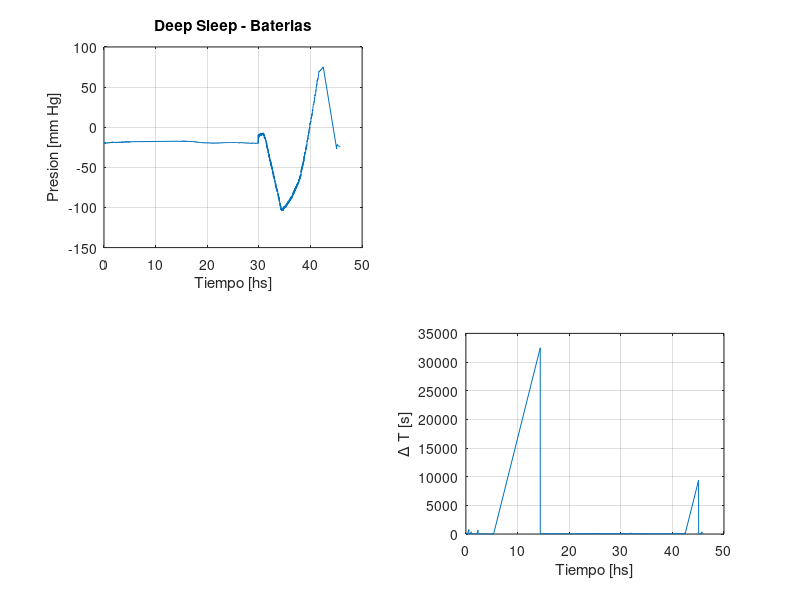
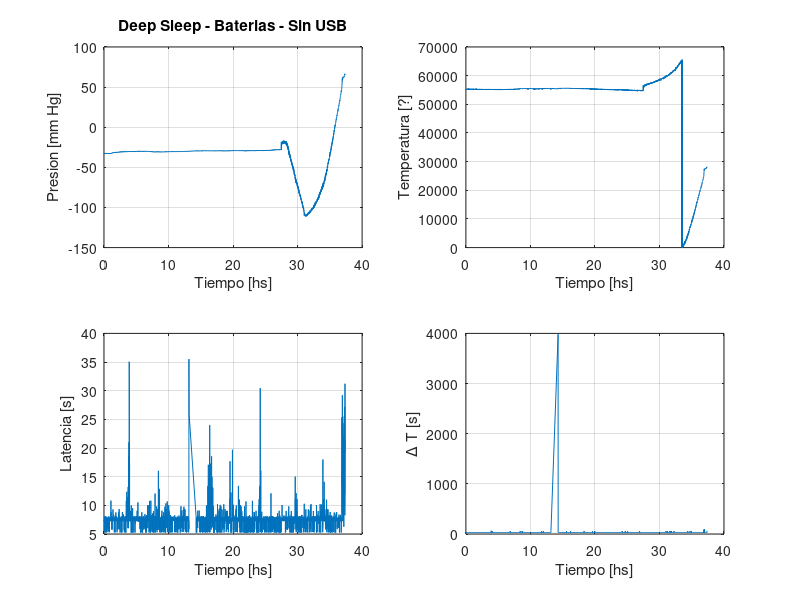
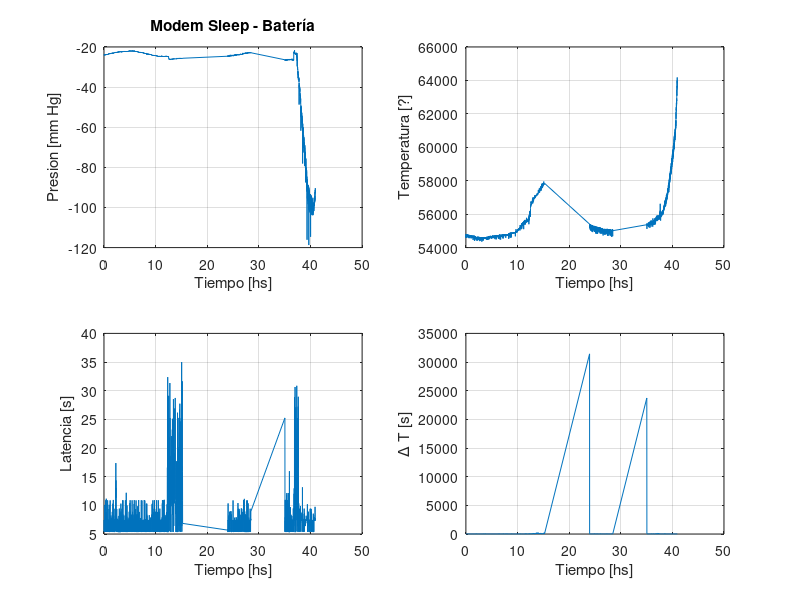
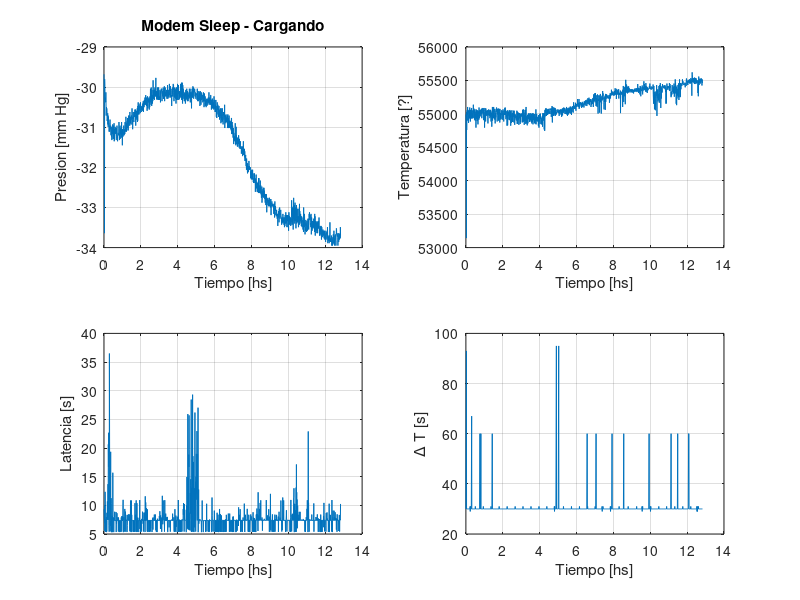

Reproduce these figures in MATLAB, in order.
close all; clear all 

x = csvread ('datos_deep_sleep_solo_baterias.csv');
t = (x(:,2)-x(1,2))/3600;
pres = x(:,3);
%temp = x(:,4);
%latencia = x(:,5)/1000;
dt = [30;(t(2:end)-t(1:end-1))*3600];
hf=figure()
subplot(2,2,1); plot(t,pres); ylabel('Presion [mm Hg]');grid on; xlabel('Tiempo [hs]')
title('Deep Sleep - Baterias') 
%subplot(2,2,2); plot(t,temp); ylabel('Temperatura [?]');grid on; xlabel('Tiempo [hs]')
%subplot(2,2,3); plot(t,latencia); ylabel('Latencia [s]');grid on; xlabel('Tiempo [hs]')
subplot(2,2,4); plot(t,dt); ylabel('\Delta T [s]');grid on; xlabel('Tiempo [hs]')
print -dpdf  "datos_deep_sleep_solo_baterias.pdf"


x = csvread ('datos_deep_sleep_solo_baterias_sin_usb.csv');
t = (x(:,2)-x(1,2))/3600;
pres = x(:,3);
temp = x(:,4);
latencia = x(:,5)/1000;
dt = [30;(t(2:end)-t(1:end-1))*3600];
figure()
subplot(2,2,1); plot(t,pres); ylabel('Presion [mm Hg]');grid on; xlabel('Tiempo [hs]')
title('Deep Sleep - Baterias - Sin USB') 
subplot(2,2,2); plot(t,temp); ylabel('Temperatura [?]');grid on; xlabel('Tiempo [hs]')
subplot(2,2,3); plot(t,latencia); ylabel('Latencia [s]');grid on; xlabel('Tiempo [hs]')
subplot(2,2,4); plot(t,dt); ylabel('\Delta T [s]');grid on; xlabel('Tiempo [hs]')
print -dpdf  "datos_deep_sleep_solo_baterias_sin_usb.pdf"


x = csvread ('datos_modem_sleep_bateria.csv');
t = (x(:,2)-x(1,2))/3600;
pres = x(:,3);
temp = x(:,4);
latencia = x(:,5)/1000;
dt = [30;(t(2:end)-t(1:end-1))*3600];
figure()
subplot(2,2,1); plot(t,pres); ylabel('Presion [mm Hg]');grid on; xlabel('Tiempo [hs]')
title('Modem Sleep - Batería') 
subplot(2,2,2); plot(t,temp); ylabel('Temperatura [?]');grid on; xlabel('Tiempo [hs]')
subplot(2,2,3); plot(t,latencia); ylabel('Latencia [s]');grid on; xlabel('Tiempo [hs]')
subplot(2,2,4); plot(t,dt); ylabel('\Delta T [s]');grid on; xlabel('Tiempo [hs]')
print -dpdf  "datos_modem_sleep_bateria.pdf"


x = csvread ('datos_modem_sleep_cargando2.csv');
t = (x(:,2)-x(1,2))/3600;
pres = x(:,3);
temp = x(:,4);
latencia = x(:,5)/1000;
dt = [30;(t(2:end)-t(1:end-1))*3600];
figure()
subplot(2,2,1); plot(t,pres); ylabel('Presion [mm Hg]');grid on; xlabel('Tiempo [hs]')
title('Modem Sleep - Cargando') 
subplot(2,2,2); plot(t,temp); ylabel('Temperatura [?]');grid on; xlabel('Tiempo [hs]')
subplot(2,2,3); plot(t,latencia); ylabel('Latencia [s]');grid on; xlabel('Tiempo [hs]')
subplot(2,2,4); plot(t,dt); ylabel('\Delta T [s]');grid on; xlabel('Tiempo [hs]')
print -dpdf  "datos_modem_sleep_cargando2.pdf"

x = csvread ('datos_modem_sleep_cargando2.csv');
t = (x(:,2)-x(1,2))/3600;
pres = x(:,3);
temp = x(:,4);
latencia = x(:,5)/1000;
dt = [30;(t(2:end)-t(1:end-1))*3600];
figure()
subplot(2,2,1); plot(t,pres); ylabel('Presion [mm Hg]');grid on; xlabel('Tiempo [hs]')
title('Modem Sleep - Cargando') 
subplot(2,2,2); plot(t,temp); ylabel('Temperatura [?]');grid on; xlabel('Tiempo [hs]')
subplot(2,2,3); plot(t,latencia); ylabel('Latencia [s]');grid on; xlabel('Tiempo [hs]')
subplot(2,2,4); plot(t,dt); ylabel('\Delta T [s]');grid on; xlabel('Tiempo [hs]')
print -dpdf  "datos_modem_sleep_cargando2.pdf"

x = csvread ('datos_sin_dormir_mirar_dispersion_al final.csv');
t = (x(:,2)-x(1,2))/3600;
pres = x(:,3);
temp = x(:,4);
latencia = x(:,5)/1000;
dt = [30;(t(2:end)-t(1:end-1))*3600];
figure()
subplot(2,2,1); plot(t,pres); ylabel('Presion [mm Hg]');grid on; xlabel('Tiempo [hs]')
title('No Sleep - Baterías') 
subplot(2,2,2); plot(t,temp); ylabel('Temperatura [?]');grid on; xlabel('Tiempo [hs]')
subplot(2,2,3); plot(t,latencia); ylabel('Latencia [s]');grid on; xlabel('Tiempo [hs]')
subplot(2,2,4); plot(t,dt); ylabel('\Delta T [s]');grid on; xlabel('Tiempo [hs]')
print -dpdf  "datos_sin_dormir_mirar_dispersion_al final.pdf"
